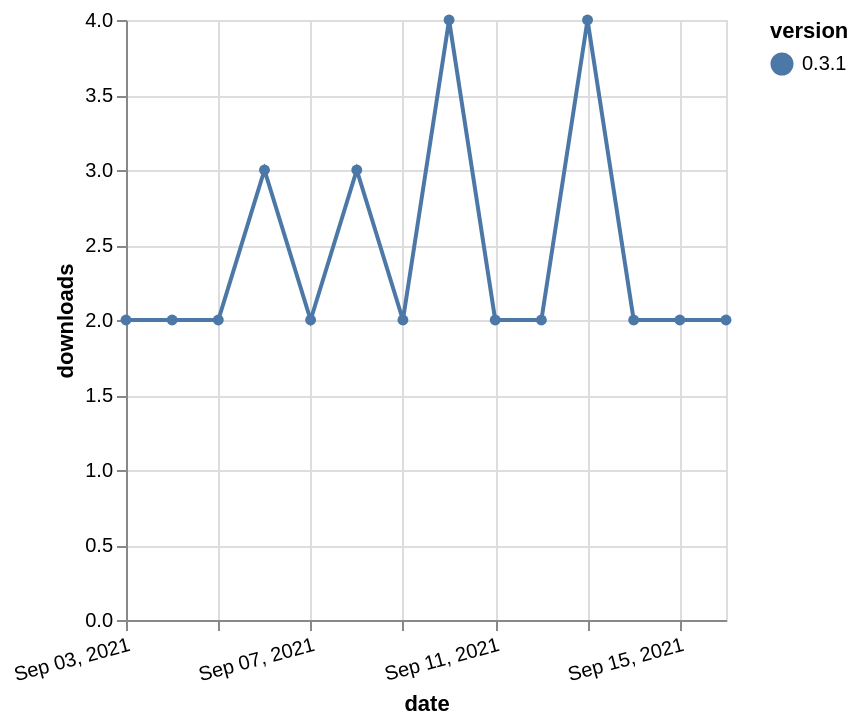

Write the Vega-Lite specification saved for this chart.
### Vega-Lite specification from a JSON file in a GitHub repository (floating-point values rounded to 4 significant figures)
{"$schema": "https://vega.github.io/schema/vega-lite/v5.json", "description": "A simple bar chart with embedded data.", "data": {"values": [{"date": "2021-09-03", "total": 4134, "delta": 2, "version": "0.3.1"}, {"date": "2021-09-04", "total": 4136, "delta": 2, "version": "0.3.1"}, {"date": "2021-09-05", "total": 4138, "delta": 2, "version": "0.3.1"}, {"date": "2021-09-06", "total": 4141, "delta": 3, "version": "0.3.1"}, {"date": "2021-09-07", "total": 4143, "delta": 2, "version": "0.3.1"}, {"date": "2021-09-08", "total": 4146, "delta": 3, "version": "0.3.1"}, {"date": "2021-09-09", "total": 4148, "delta": 2, "version": "0.3.1"}, {"date": "2021-09-10", "total": 4152, "delta": 4, "version": "0.3.1"}, {"date": "2021-09-11", "total": 4154, "delta": 2, "version": "0.3.1"}, {"date": "2021-09-12", "total": 4156, "delta": 2, "version": "0.3.1"}, {"date": "2021-09-13", "total": 4160, "delta": 4, "version": "0.3.1"}, {"date": "2021-09-14", "total": 4162, "delta": 2, "version": "0.3.1"}, {"date": "2021-09-15", "total": 4164, "delta": 2, "version": "0.3.1"}, {"date": "2021-09-16", "total": 4166, "delta": 2, "version": "0.3.1"}]}, "width": "container", "mark": {"type": "line", "point": {"filled": true}}, "encoding": {"x": {"field": "date", "type": "temporal", "timeUnit": "yearmonthdate", "title": "date", "axis": {"labelAngle": -15}}, "y": {"field": "delta", "type": "quantitative", "title": "downloads"}, "color": {"field": "version", "type": "nominal"}, "tooltip": {"field": "delta"}}}
